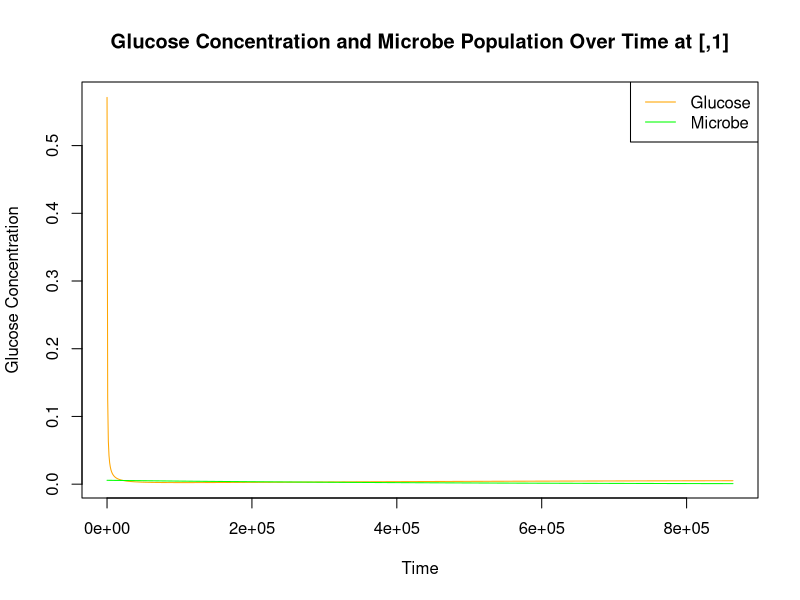
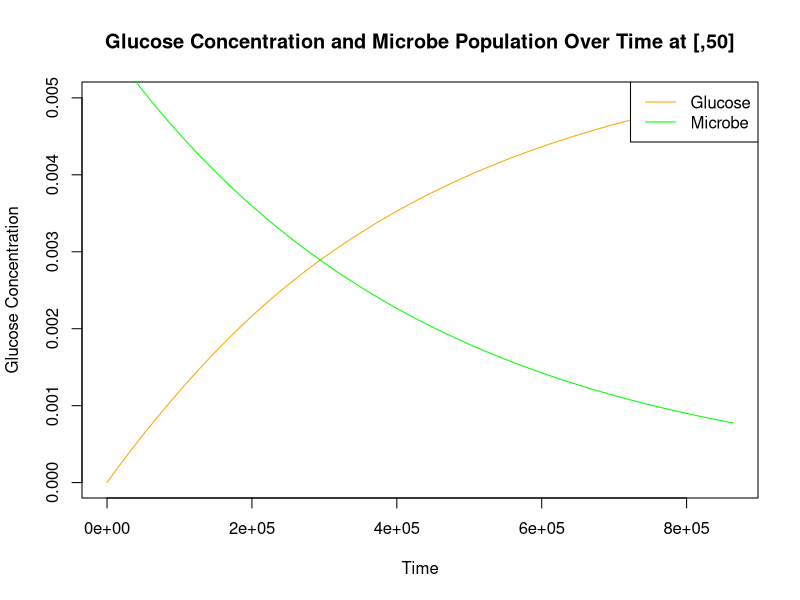
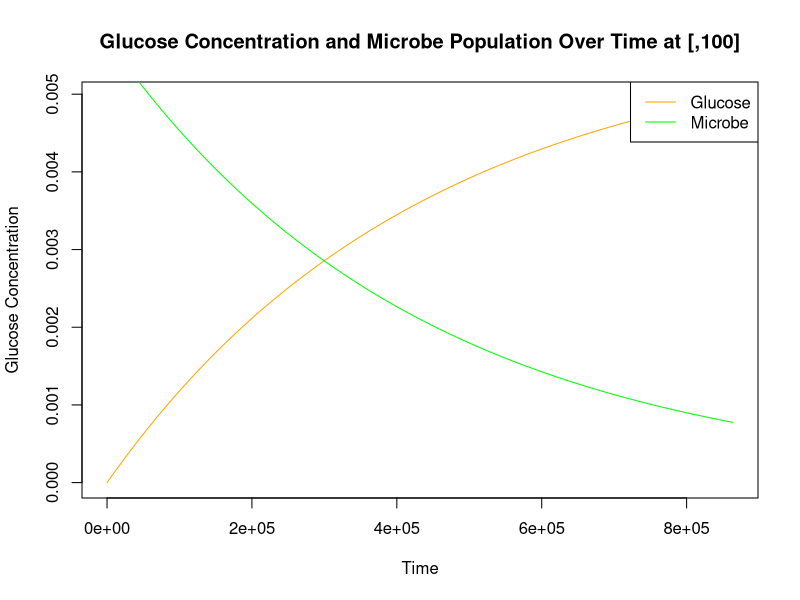
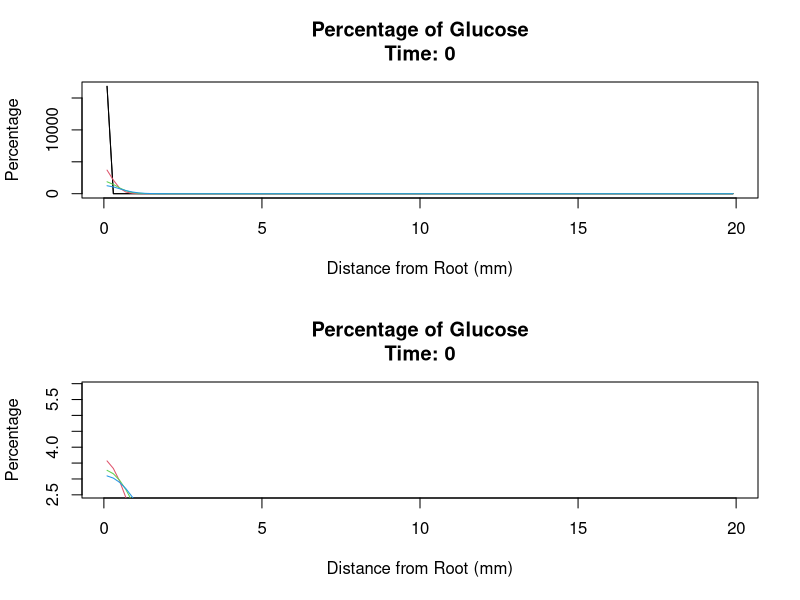
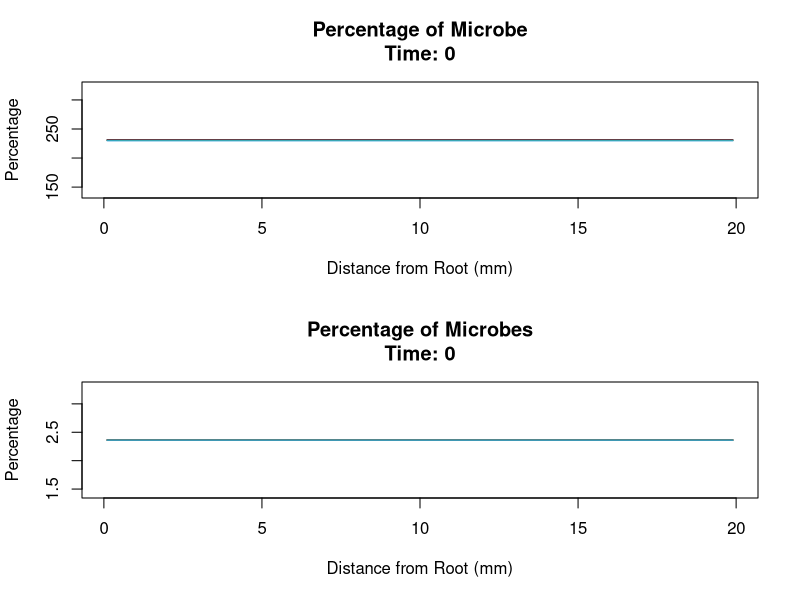
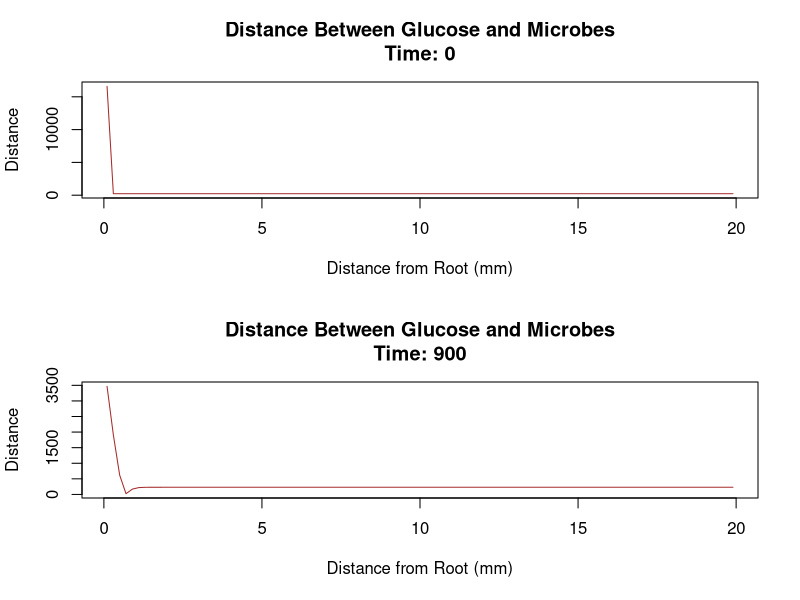
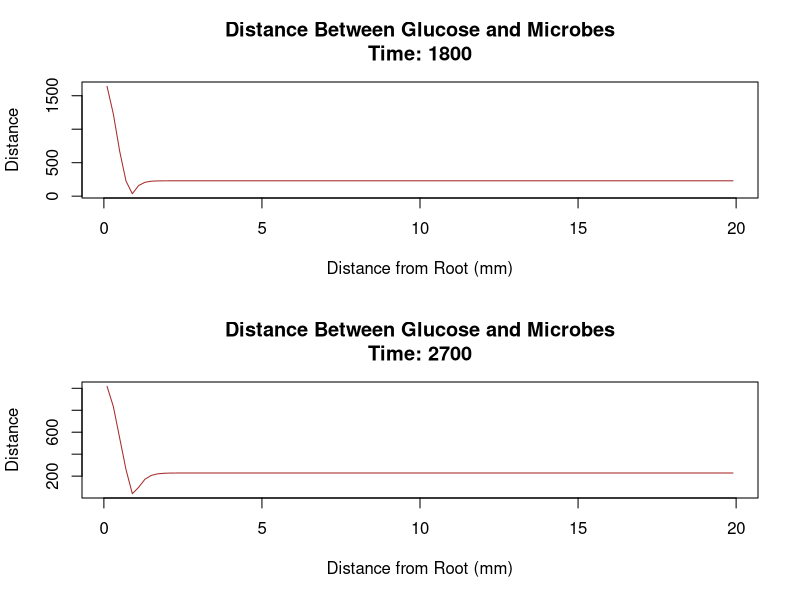
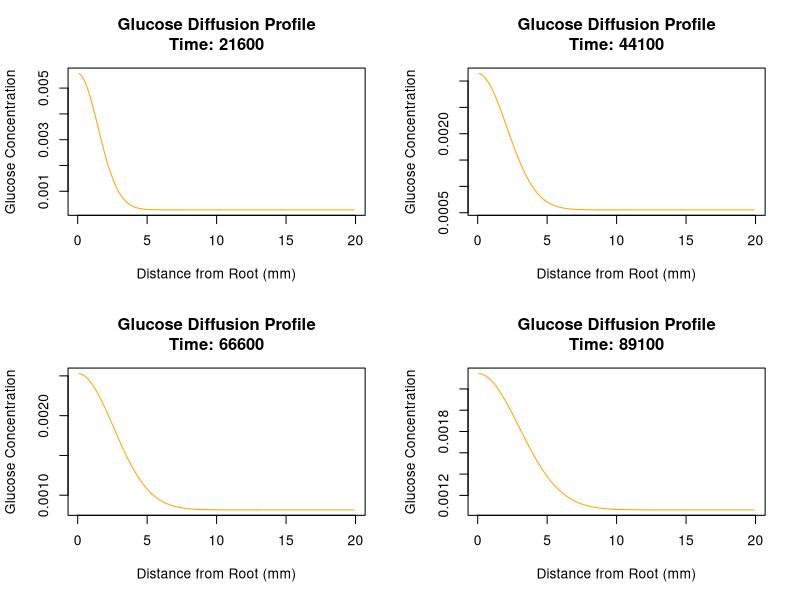

The R source for these figures, in order:
#Amanda C. Castaing 
#Final Project 
#Transport of root produced Glucose and Microbial Biomass diffusion through the soil starting at the root surface. 
#Soil Microbial Dynamics & Glucose Diffusion Model 

  #Load in libraries ----
library(tidyverse); library(RColorBrewer); library(deSolve)

  # Function: Diffusion for Glucose and Microbes
  RImodel <- function(time, state, parms, distance, nr0) {
    with(as.list(parms), {
      nr = nr0 #renaming this argument, throws error of 'nr' is used as argument name in ode.1D
      dr = distance/nr
      r <- seq(dr/2,distance - dr/2,dr) #all the midpoints/observations
      
      GLUCOSE <- state[1:nr]
      MICROBE <- state[(nr+1):(2*nr)]
      
      #Glucose Diffusion Equation
      d1 = GLUCOSE[1:(nr-2)] - 2*GLUCOSE[2:(nr-1)] + GLUCOSE[3:nr]
      d2 = GLUCOSE[3:nr] - GLUCOSE[1:(nr-2)]
      dGLUCOSE = (d1/dr**2 + d2/2/dr/r[2:(nr-1)]) * D
      
      
      #Boundary Conditions
      b1 <- D/(dr^2) * (-GLUCOSE[1] + GLUCOSE[2]) + D/(2*r[1]*dr) * (GLUCOSE[2] - GLUCOSE[1])
      b2 <- D/(dr^2) * (-GLUCOSE[nr] + GLUCOSE[nr-1]) + D/(2*r[nr]*dr) * (GLUCOSE[nr] - GLUCOSE[nr-1])
      
      #Derivative vector 
      dGLUCOSE = c(b1, dGLUCOSE, b2)
      
  # Biology: Glucose and Microbes
      GlucoseUptake <- uptakeRate * GLUCOSE * MICROBE 
      MicrobeGrowth <- GlucoseUptake * CUE 
      MicrobeMortality <- mortalityRate * MICROBE
      
  # Rate of change = Flux gradient + Biology
      dGLUCOSE <-  dGLUCOSE - GlucoseUptake + MicrobeMortality
      dMICROBE <- MicrobeGrowth - MicrobeMortality
      
      return(list(c(dGLUCOSE, dMICROBE)))
    })
  }

#Time
dt = 3600/4 #time step (seconds)
days = 10 #number of days to run the simulation
duration = days*86400 #days to seconds
nt = duration/dt +1 #number of observations
time = seq(0,duration,dt) #seconds

#Space (1-D) 
r0 = 0.03 #where root meets soil (mm)
distance = 30 #distance away from center (mm) 

#Parameters
area_volume <-  pi * distance^2 #mm^3
#Since we are working in 1-D, area = volume of a sub-cylinder 
#sourced from Leady et al. 1997
bulk_density <- 1.01 #g/cm^3 = mg/mm^3
#Gainesville average according to Hagan et al (2021)
soil_mass <- bulk_density * area_volume #mg
SOC <- soil_mass * 0.02 #Assumes SOC is 2% (mg)

C_add <- SOC * 0.01 #Add 1% of SOC in terms of glucose carbon (mg)
glu_needed <- C_add * 180.156 / 72.06 * 1000 #glucose plant production (mg)

D <- 0.5 * 10^-4 #diffusion of glucose mm2/s #sourced from Chenu and Roberson (1996) given VWC ~ 30

# Model application

# Model parameters
R <- 20
N <- 100
dr <- R/N
r <- seq(dr/2, by = dr, len = N)
ri <- seq(0, by = dr, len = N+1)
dri <- dr
parms <- c(D = 0.5 * 10^-4,
           uptakeRate = 0.2/86400,
           mortalityRate = 0.2/86400,
           CUE = 0.5)


# Initial conditions
Glucose = rep(0, N)
Glucose[1] <- C_add <- SOC * 0.01 
Microbes = rep(C_add/100, N)

state = c(Glucose,Microbes)

# Time points for output


# Solve the model using the default banded reformulation method
model <- RImodel(0, state, parms, distance, N)
result <- ode.1D(y = state, times = time, func = RImodel, parms = parms, distance = R, nr0 = N, dimens = N,
               nspec = 2, names = c("GLUCOSE", "MICROBE"), method = "lsoda")

time = result[,1]

# Extracting results
GLUCOSE_result <- result[, 2:(N + 1)]
MICROBE_result <- result[, (N + 2):(2*N + 1)]


#----------------------------------------------
#Plots Possibilities

#Plot Glucose concentration and Microbe population over time
plot(time, GLUCOSE_result[, 1], type = "l", col = "orange", xlab = "Time", ylab = "Glucose Concentration", main = "Glucose Concentration and Microbe Population Over Time at [,1]")
lines(time, MICROBE_result[, 1], type = "l", col = "green")
legend("topright", legend = c("Glucose", "Microbe"), col = c("orange", "green"), lty = 1)

plot(time, GLUCOSE_result[, 50], type = "l", col = "orange", xlab = "Time", ylab = "Glucose Concentration", main = "Glucose Concentration and Microbe Population Over Time at [,50]")
lines(time, MICROBE_result[, 50], type = "l", col = "green")
legend("topright", legend = c("Glucose", "Microbe"), col = c("orange", "green"), lty = 1)


plot(time, GLUCOSE_result[, 100], type = "l", col = "orange", xlab = "Time", ylab = "Glucose Concentration", main = "Glucose Concentration and Microbe Population Over Time at [,100]")
lines(time, MICROBE_result[, 100], type = "l", col = "green")
legend("topright", legend = c("Glucose", "Microbe"), col = c("orange", "green"), lty = 1)




#Calculate the percentage of glucose and microbes at different locations
percentage_glucose <- (GLUCOSE_result / mean(GLUCOSE_result)) * 100
percentage_microbes <- (MICROBE_result / mean(MICROBE_result)) * 100


# Plot the percentages
par(mfrow = c(2, 1)) # Create a 2x1 grid of plots

# Percentage of Glucose at Different Locations
plot(r, percentage_glucose[1,], type = "l", 
     xlab = "Distance from Root (mm)",
     ylab = "Percentage",
     main = paste("Percentage of Glucose\nTime:", time[1]))

for (i in 1:4) {
  lines(r, percentage_glucose[i, ], type = "l",
        col= i)
      
}

plot(r, log10(percentage_glucose[1,]), type = "l", 
     xlab = "Distance from Root (mm)",
     ylab = "Percentage",
     main = paste("Percentage of Glucose\nTime:", time[1]))

for (i in 1:4) {
  lines(r, log10(percentage_glucose[i, ]), type = "l",
        col= i)
 
}


# Percentage of Microbe at different locations

# Plot the percentages
par(mfrow = c(2, 1)) # Create a 2x1 grid of plots


plot(r, percentage_microbes[1,], type = "l", 
     xlab = "Distance from Root (mm)",
     ylab = "Percentage",
     main = paste("Percentage of Microbe\nTime:", time[1]))


for (i in 1:4) {
  lines(r, percentage_microbes[i, ], type = "l",
        col= i)
 
}

plot(r, log10(percentage_microbes[1,]), type = "l", 
     xlab = "Distance from Root (mm)",
     ylab = "Percentage",
     main = paste("Percentage of Microbes\nTime:", time[1]))

for (i in 1:4) {
  lines(r, log10(percentage_microbes[i, ]), type = "l",
        col= i)
  
}


#Calculate the distance between glucose and microbes at different locations
distance_between <- abs(percentage_glucose - percentage_microbes)

# Plot the distance between glucose and microbes
par(mfrow = c(2, 1)) # Create a 2x1 grid of plots

# Distance between Glucose and Microbes at Different Locations
for (i in 1:4) {
  plot(r, distance_between[i,], type = "l", 
       col = "brown",
       xlab = "Distance from Root (mm)", 
       ylab = "Distance",
       main = paste("Distance Between Glucose and Microbes\nTime:", time[i]))
}

par(mfrow = c(1, 1)) # Reset plotting parameters



#Glucose Diffusion Profile Over Time
par(mfrow = c(2, 2)) # Create a 2x2 grid of plots
for (i in 1:4){
  plot(r, GLUCOSE_result[i*25,] , type = "l", 
       col = "orange",
       xlab = "Distance from Root (mm)", 
       ylab = "Glucose Concentration",
       main = paste("Glucose Diffusion Profile\nTime:", time[i*25]))
}

#Microbial Population Growth Over Time
plot(time, MICROBE_result[, N], type = "l", 
     col = "green",
     xlab = "Time", 
     ylab = "Microbial Population",
     main = "Microbial Population Growth Over Time")

#Glucose Uptake by Microbes
GlucoseUptake <- parms["uptakeRate"] * GLUCOSE_result * MICROBE_result
plot(time, GlucoseUptake[, N], type = "l", 
     col = "yellow",
     xlab = "Time", 
     ylab = "Glucose Uptake Rate",
     main = "Glucose Uptake by Microbes")

#Microbial Growth and Mortality Rates
MicrobeGrowth <- parms["uptakeRate"] * GLUCOSE_result * MICROBE_result * parms["CUE"]
MicrobeMortality <- parms["mortalityRate"] * MICROBE_result

plot(time, MicrobeGrowth[, N], type = "l", 
     xlab = "Time", ylab = "Rate",
     main = "Microbial Growth and Mortality Rates")
lines(time, MicrobeMortality[, N], col = "red")
legend("topright", legend = c("Growth", "Mortality"), col = c("black", "red"), lty = 1)

#Glucose Concentration and Microbial Population Correlation
plot(GLUCOSE_result[length(time),], MICROBE_result[length(time),], col = "darkturquoise", pch = 16,
     xlab = "Glucose Concentration", 
     ylab = "Microbial Population",
     main = "Glucose-Microbial Correlation")

#Total Microbial Biomass Over Time
total_microbial_biomass <- rowSums(MICROBE_result)
plot(time, total_microbial_biomass, type = "l", 
     col = "purple",
     xlab = "Time",
     ylab = "Total Microbial Biomass",
     main = "Total Microbial Biomass Over Time")

#-------------------------------
# Comapring Parameters higher & low changes in Value 

parms <- c(D = 0.75 * 10^-4,
          uptakeRate = 0.3/86400,
          mortalityRate = 0.3/86400,
          CUE = 0.7)

par(mfrow = c(1, 1)) # Reset plotting parameters



#Glucose Diffusion Profile Over Time
par(mfrow = c(2, 2)) # Create a 2x2 grid of plots
for (i in 1:4){
  plot(r, GLUCOSE_result[i*25,] , type = "l", 
       col = "orange",
       xlab = "Distance from Root (mm)", 
       ylab = "Glucose Concentration",
       main = paste("Glucose Diffusion Profile\nTime:", time[i*25]))
}

#Microbial Population Growth Over Time
plot(time, MICROBE_result[, N], type = "l", 
     col = "green",
     xlab = "Time", 
     ylab = "Microbial Population",
     main = "Microbial Population Growth Over Time")

#Glucose Uptake by Microbes
GlucoseUptake <- parms["uptakeRate"] * GLUCOSE_result * MICROBE_result
plot(time, GlucoseUptake[, N], type = "l", 
     col = "yellow",
     xlab = "Time", 
     ylab = "Glucose Uptake Rate",
     main = "Glucose Uptake by Microbes")

#Microbial Growth and Mortality Rates
MicrobeGrowth <- parms["uptakeRate"] * GLUCOSE_result * MICROBE_result * parms["CUE"]
MicrobeMortality <- parms["mortalityRate"] * MICROBE_result

plot(time, MicrobeGrowth[, N], type = "l", 
     xlab = "Time", ylab = "Rate",
     main = "Microbial Growth and Mortality Rates")
lines(time, MicrobeMortality[, N], col = "red")
legend("topright", legend = c("Growth", "Mortality"), col = c("black", "red"), lty = 1)

#Glucose Concentration and Microbial Population Correlation
plot(GLUCOSE_result[length(time),], MICROBE_result[length(time),], col = "darkturquoise", pch = 16,
     xlab = "Glucose Concentration", 
     ylab = "Microbial Population",
     main = "Glucose-Microbial Correlation")

#Total Microbial Biomass Over Time
total_microbial_biomass <- rowSums(MICROBE_result)
plot(time, total_microbial_biomass, type = "l", 
     col = "purple",
     xlab = "Time",
     ylab = "Total Microbial Biomass",
     main = "Total Microbial Biomass Over Time")


#--------------------------------------------------
parms <- c(D = 0.25 * 10^-4,
           uptakeRate = 0.1/86400,
           mortalityRate = 0.1/86400,
           CUE = 0.3)
par(mfrow = c(1, 1)) # Reset plotting parameters



#Glucose Diffusion Profile Over Time
par(mfrow = c(2, 2)) # Create a 2x2 grid of plots
for (i in 1:4){
  plot(r, GLUCOSE_result[i*25,] , type = "l", 
       col = "orange",
       xlab = "Distance from Root (mm)", 
       ylab = "Glucose Concentration",
       main = paste("Glucose Diffusion Profile\nTime:", time[i*25]))
}

#Microbial Population Growth Over Time
plot(time, MICROBE_result[, N], type = "l", 
     col = "green",
     xlab = "Time", 
     ylab = "Microbial Population",
     main = "Microbial Population Growth Over Time")

#Glucose Uptake by Microbes
GlucoseUptake <- parms["uptakeRate"] * GLUCOSE_result * MICROBE_result
plot(time, GlucoseUptake[, N], type = "l", 
     col = "yellow",
     xlab = "Time", 
     ylab = "Glucose Uptake Rate",
     main = "Glucose Uptake by Microbes")

#Microbial Growth and Mortality Rates
MicrobeGrowth <- parms["uptakeRate"] * GLUCOSE_result * MICROBE_result * parms["CUE"]
MicrobeMortality <- parms["mortalityRate"] * MICROBE_result

plot(time, MicrobeGrowth[, N], type = "l", 
     xlab = "Time", ylab = "Rate",
     main = "Microbial Growth and Mortality Rates")
lines(time, MicrobeMortality[, N], col = "red")
legend("topright", legend = c("Growth", "Mortality"), col = c("black", "red"), lty = 1)

#Glucose Concentration and Microbial Population Correlation
plot(GLUCOSE_result[length(time),], MICROBE_result[length(time),], col = "darkturquoise", pch = 16,
     xlab = "Glucose Concentration", 
     ylab = "Microbial Population",
     main = "Glucose-Microbial Correlation")

#Total Microbial Biomass Over Time
total_microbial_biomass <- rowSums(MICROBE_result)
plot(time, total_microbial_biomass, type = "l", 
     col = "purple",
     xlab = "Time",
     ylab = "Total Microbial Biomass",
     main = "Total Microbial Biomass Over Time")
